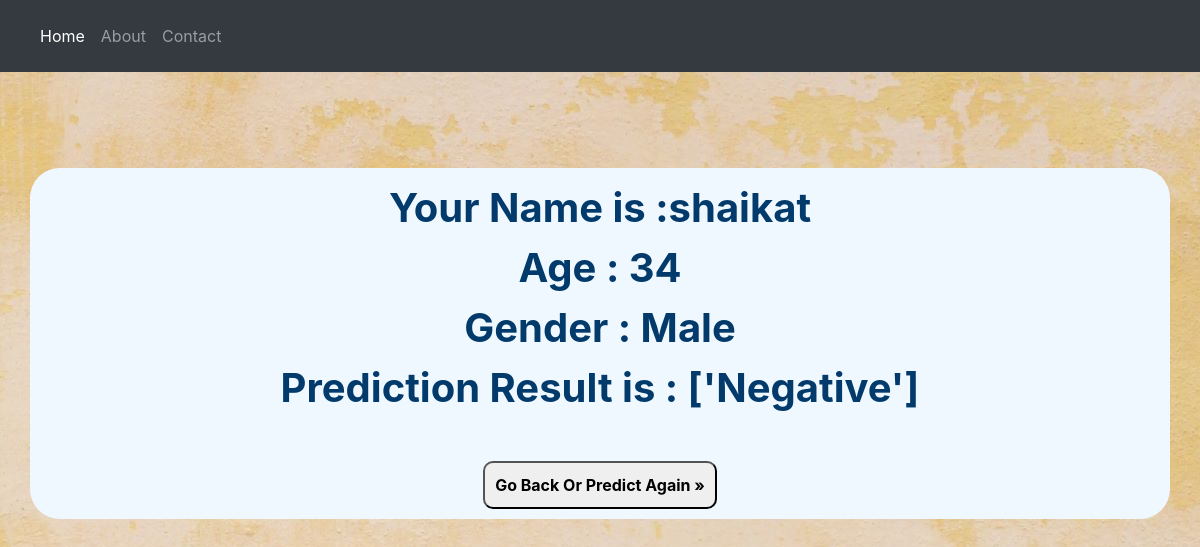
Page /result/ on the earlier database version.
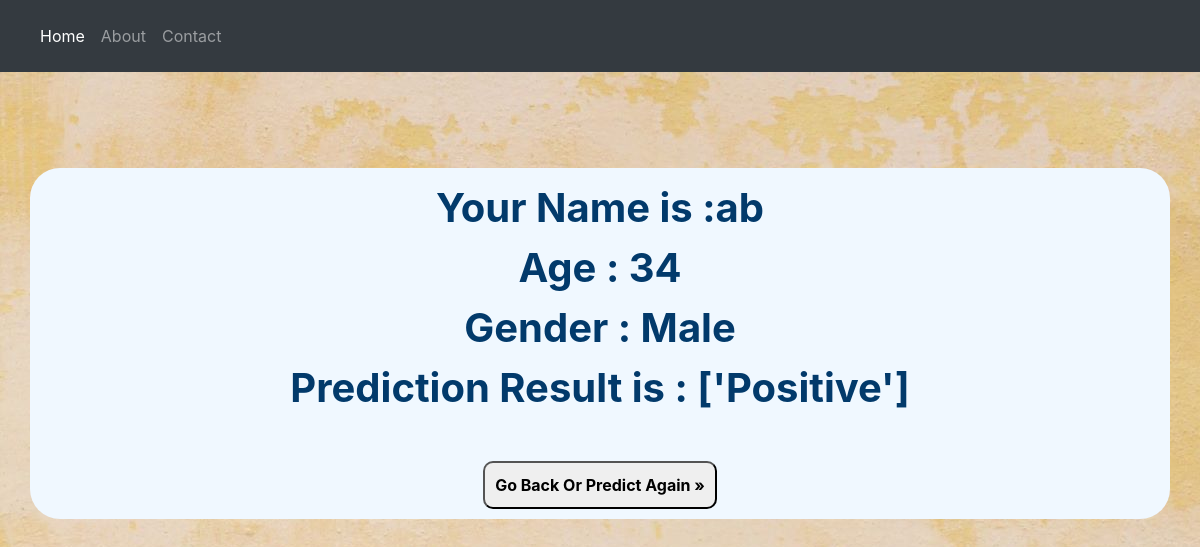
Same page on the later database version.
### predictor/models.py (models this page shows, shortened)
class predictor_data(models.Model):
    class gender(models.TextChoices):
        m='Male','Male'
        f='Female','Female'
    class makechoise(models.IntegerChoices):
        A = 0, "NO"
        B = 1, "YES"
    User_Name=models.CharField(max_length=30,null=True)
    User_Age=models.PositiveIntegerField(validators=[MinValueValidator(20),MaxValueValidator(80)],null=True)
    Gender=models.CharField(max_length=20,choices=gender.choices,null=True)
    Polyuria=models.PositiveBigIntegerField(choices=makechoise.choices,null=True)
    Polydipsia =models.PositiveBigIntegerField(choices=makechoise.choices,null=True)
    sudden_weight_loss=models.PositiveBigIntegerField(choices=makechoise.choices,null=True)
    weakness=models.PositiveBigIntegerField(choices=makechoise.choices,null=True)
    Polyphagia =models.PositiveBigIntegerField(choices=makechoise.choices,null=True)
    Irritability=models.PositiveBigIntegerField(choices=makechoise.choices,null=True)
    delayed_healing=models.PositiveBigIntegerField(choices=makechoise.choices,null=True)
    partial_paresis=models.PositiveBigIntegerField(choices=makechoise.choices,null=True)
    Obesity=models.PositiveBigIntegerField(choices=makechoise.choices,null=True)
    predictions=models.CharField(max_length=20,blank=True)

### predictor/views.py (the view)
# urls.py: path('result/',views.result,name='result'),
def result(request):
    predicted = predictor_data.objects.filter().last()
    context = {
        'predicted': predicted
    }
    return render(request,'predictor/result.html',context)

### templates/predictor/result.html (shortened to what this page needs)
{% extends 'partials/base.html' %}
{% load static%}
{% block content %}
<link rel="stylesheet" href="{%static 'css/restyle.css'%}">
<body id="bg" style="background-image: url('{% static 'image/mona.jpg'%}');"></body>
{% if predicted %}
<div class="container custom-bg">
<p class="result">Your Name is :{{predicted.User_Name}} <br> Age : {{predicted.User_Age}} <br> Gender : {{predicted.Gender}} <br> Prediction Result is : {{predicted.predictions}} </p>
<br>
    <form action="{%url 'form' %}">
        <input class="button" type="submit" value="Go Back Or Predict Again &raquo;">
    </form>
</div>
{% endif %}
{% endblock %}

Differences in the rows shown:
no longer on this page (row unchanged): predictor_data: User_Name "shaikat", User_Age "34", Gender "Male", predictions "['Negative']"
added predictor_data: User_Name "ab", User_Age "34", Gender "Male", predictions "['Positive']"
